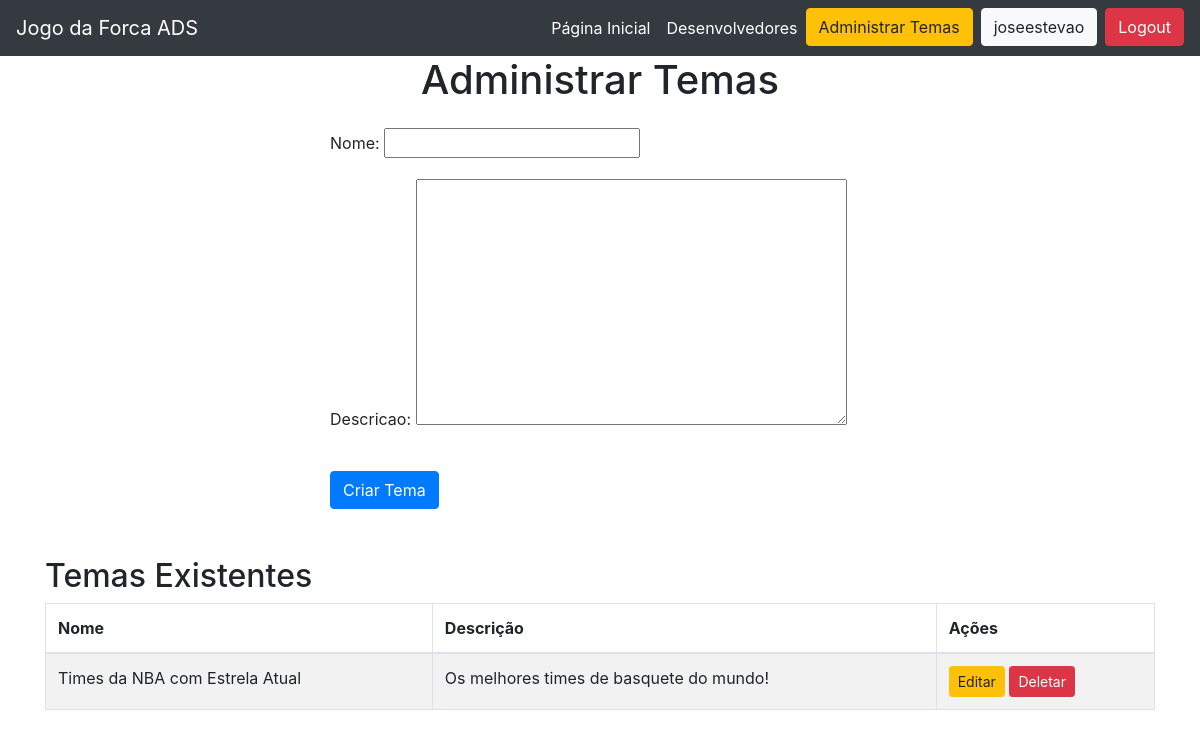
The page /professor/tema/administrar-temas (signed in) on the database its author committed.
### core/models.py (models this page shows, shortened)
class Tema(models.Model):
    nome = models.CharField(max_length=100, unique=True)
    descricao = models.TextField(blank=True, null=True)
    professor = models.ForeignKey(User, on_delete=models.CASCADE, limit_choices_to={'groups__name': 'professores'})

### core/views.py (the view, shortened to what this page needs)
# urls.py: path("professor/tema/administrar-temas", AdministrarTemasPageView.as_view(), name="administrarTemasPage"),
class AdministrarTemasPageView(ProfessorContextMixin, CreateView, ListView):
    model = Tema
    form_class = TemaForm
    template_name = 'professor/temas/temasPage.html'
    success_url = reverse_lazy('administrarTemasPage')
    def get_queryset(self):
        return Tema.objects.filter(professor=self.request.user)

### core/forms.py
class TemaForm(forms.ModelForm):
    class Meta:
        model = Tema
        fields = ['nome', 'descricao']

### core/mixins.py (called while the page is built)
    def get_context_data(self, **kwargs):
        context = super().get_context_data(**kwargs)
        user = self.request.user
        context['is_professor'] = user.is_authenticated and user.groups.filter(name='professores').exists()
        return context

### core/templates/professor/temas/temasPage.html (shortened to what this page needs)
{% extends "base.html" %}
{% block main %}
<div class="container">
  <h1 class="text-center mb-4">Administrar Temas</h1>
  <div class="row justify-content-center">
    <div class="col-md-6">
      <form method="post">
        {{ form.as_p }}
        <button type="submit" class="btn btn-primary mt-3">Criar Tema</button>
      </form>
    </div>
  </div>
  <div class="row mt-5">
    <div class="col-md-12">
      <h2>Temas Existentes</h2>
      <table class="table table-bordered table-striped">
        <thead>
          <tr>
            <th>Nome</th>
            <th>Descrição</th>
            <th>Ações</th>
          </tr>
        </thead>
        <tbody>
          {% for tema in object_list %}
          <tr>
            <td>{{ tema.nome }}</td>
            <td>{{ tema.descricao }}</td>
            <td>
              <a href="{% url 'editarTema' tema.id %}" class="btn btn-sm btn-warning">Editar</a>
              <a href="{% url 'deletarTema' tema.id %}" class="btn btn-sm btn-danger">Deletar</a>
            </td>
          </tr>
          {% endfor %}
        </tbody>
      </table>
    </div>
  </div>
</div>
{% endblock main %}

### core/templates/base.html (shortened to what this page needs)
<!DOCTYPE html>
<html lang="pt-br">
  <head>
    <link
      rel="stylesheet"
      href="https://stackpath.bootstrapcdn.com/bootstrap/4.5.2/css/bootstrap.min.css"
    />
  </head>
  <body>
    <nav class="navbar navbar-expand-lg navbar-dark bg-dark">
      <a class="navbar-brand" href="{% url 'homePage' %}">Jogo da Forca ADS</a>
      <div class="collapse navbar-collapse">
        <ul class="navbar-nav ml-auto">
          <li class="nav-item">
            <a class="nav-link text-white" href="{% url 'homePage' %}"
              >Página Inicial</a
            >
          </li>
          <li class="nav-item">
            <a
              class="nav-link text-white"
              href="{% url 'desenvolvedoresPage' %}"
              >Desenvolvedores</a
            >
          </li>
          {% if user.is_authenticated %} {% if is_professor %}
          <li class="nav-item">
            <a class="btn btn-warning" href="{% url 'professorGeralPage' %}" style="margin-right: 0.5em"
              >Administrar Temas</a
            >
          </li>
          {% endif %}
          <li class="nav-item">
            <a
              class="btn btn-light"
              href="{% url 'homePage' %}"
              style="margin-right: 0.5em"
              >{{ user.username }}</a
            >
          </li>
          <li class="nav-item">
            <form action="{% url 'logout' %}" method="post" class="form-inline">
              <button type="submit" class="btn btn-danger">Logout</button>
            </form>
          </li>
          {% else %}
          <li class="nav-item">
            <a class="btn btn-success" href="{% url 'signin' %}">Entrar</a>
          </li>
          {% endif %}
        </ul>
      </div>
    </nav>
    {% block main %} {% endblock main %}
  </body>
</html>

### rows shown on the page
Tema: nome "Times da NBA com Estrela Atual", descricao "Os melhores times de basquete do mundo!"

### other values the page prints
{{ user.username }} "joseestevao"
